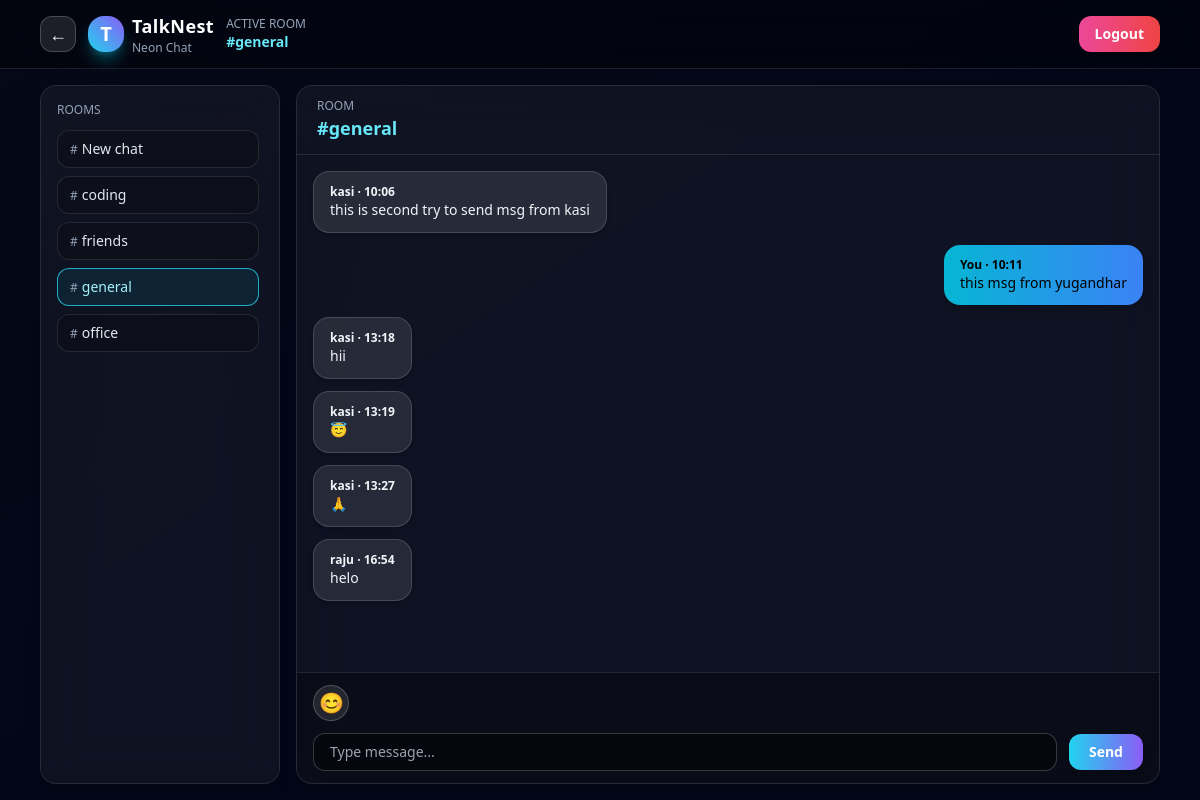
The app's page /room/general/ (signed in) with its own data.
### chat/models.py (models this page shows, shortened)
class ChatRoom(models.Model):
    name = models.CharField(max_length=255, unique=True)

class Message(models.Model):
    STATUS_CHOICES = [
        ("sent", "Sent"),
        ("delivered", "Delivered"),
        ("seen", "Seen"),
    ]
    user = models.ForeignKey(User, on_delete=models.CASCADE)
    room = models.ForeignKey(ChatRoom, on_delete=models.CASCADE, related_name="messages")
    text = models.TextField(blank=True, null=True)
    file = models.FileField(upload_to="uploads/", blank=True, null=True)
    msg_type = models.CharField(
        max_length=10,
        choices=[("text", "Text"), ("image", "Image"), ("file", "File")],
        default="text"
    )
    created_at = models.DateTimeField(auto_now_add=True)
    status = models.CharField(max_length=10, choices=STATUS_CHOICES, default="sent")

### chat/views.py (the view, shortened to what this page needs)
# urls.py: path("room/<str:room_name>/", views.room_view, name="room"),
@login_required
def room_view(request, room_name):
    room = get_object_or_404(ChatRoom, name=room_name)
    rooms = ChatRoom.objects.all().order_by("name")
    messages = Message.objects.filter(room=room).order_by("created_at")
    return render(request, "chat/room.html", {
        "room": room,
        "rooms": rooms,
        "messages": messages,
    })

### templates/chat/room.html (shortened to what this page needs)
<!DOCTYPE html>
<html lang="en">
<head>
    <script src="https://cdn.tailwindcss.com"></script>
</head>
<body class="min-h-screen bg-gradient-to-br from-[#050816] via-[#020617] to-[#020617] text-white flex flex-col">
<header class="w-full border-b border-white/10 bg-black/30 backdrop-blur-xl">
    <nav class="max-w-6xl mx-auto flex items-center justify-between px-4 py-3">
        <div class="flex items-center gap-3">
            <button onclick="history.back()"
                    class="w-9 h-9 rounded-xl bg-white/10 border border-white/20
                           flex items-center justify-center text-lg hover:bg-white/20 transition">
                ←
            </button>
            <a href="{% url 'room_list' %}" class="flex items-center gap-2">
                <div class="w-9 h-9 rounded-2xl bg-gradient-to-tr from-cyan-400 to-violet-500
                            flex items-center justify-center shadow-lg shadow-cyan-500/40">
                    <span class="text-xl font-black">T</span>
                </div>
                <div class="leading-5 hidden sm:block">
                    <p class="font-extrabold text-lg tracking-wide">TalkNest</p>
                    <p class="text-xs text-slate-400">Neon Chat</p>
                </div>
            </a>
            <div class="hidden sm:flex flex-col">
                <span class="text-xs uppercase text-slate-400">Active Room</span>
                <span class="text-sm font-semibold text-cyan-300">#{{ room.name }}</span>
            </div>
        </div>
        <div class="flex items-center gap-3">
            {% if user.is_authenticated %}
                <form method="post" action="{% url 'logout' %}">
                    <button
                        class="px-4 py-2 rounded-xl bg-gradient-to-r from-pink-500 to-red-500
                               text-sm font-semibold shadow-lg hover:shadow-pink-500/30 transition">
                        Logout
                    </button>
                </form>
            {% endif %}
        </div>
    </nav>
</header>
<main class="flex-1 max-w-6xl mx-auto w-full flex flex-col md:flex-row gap-4 px-4 py-4">
    <aside class="w-full md:w-60 bg-white/5 border border-white/10 rounded-2xl p-4 backdrop-blur-xl shadow-lg">
        <span class="text-xs uppercase text-slate-400 block mb-3">Rooms</span>
        <div class="space-y-2 max-h-72 overflow-y-auto pr-1 text-sm">
            {% for r in rooms %}
                <a href="{% url 'room' r.name %}"
                   class="block px-3 py-2 rounded-xl border
                   {% if r.name == room.name %}
                       border-cyan-400/80 bg-cyan-500/10 text-cyan-200
                   {% else %}
                       border-white/10 bg-black/20 text-slate-200 hover:border-cyan-400/60 hover:bg-cyan-500/10
                   {% endif %}
                   transition">
                    <span class="text-xs text-slate-400 mr-1">#</span>{{ r.name }}
                </a>
            {% endfor %}
        </div>
    </aside>
    <section class="flex-1 flex flex-col bg-white/5 border border-white/10 rounded-2xl backdrop-blur-xl shadow-xl overflow-hidden">
        <div class="px-5 py-3 border-b border-white/10">
            <p class="text-xs uppercase text-slate-400">Room</p>
            <p class="text-lg font-semibold text-cyan-300">#{{ room.name }}</p>
        </div>
        <div id="messages" class="flex-1 px-4 py-4 space-y-3 overflow-y-auto">
            {% for msg in messages %}
                {% if msg.user == request.user %}
                    <div class="flex justify-end">
                        <div class="max-w-[75%] rounded-2xl bg-gradient-to-r from-cyan-500 to-blue-500 px-4 py-3 shadow-lg text-black">
                            <div class="text-xs font-semibold">You · {{ msg.created_at|date:"H:i" }}</div>
                            <p class="text-sm break-words">{{ msg.text }}</p>
                        </div>
                    </div>
                {% else %}
                    <div class="flex justify-start">
                        <div class="max-w-[75%] rounded-2xl bg-white/10 border border-white/15 px-4 py-3 shadow-md text-slate-100">
                            <div class="text-xs font-semibold">{{ msg.user.username }} · {{ msg.created_at|date:"H:i" }}</div>
                            <p class="text-sm break-words">{{ msg.text }}</p>
                        </div>
                    </div>
                {% endif %}
            {% empty %}
                <p class="text-center text-slate-400 text-sm mt-4">No messages yet.</p>
            {% endfor %}
        </div>
        <form method="POST" class="border-t border-white/10 bg-black/30 px-4 py-3 flex flex-col gap-2">
            <div>
                <button type="button" id="emoji-toggle"
                        class="w-9 h-9 rounded-full bg-white/10 border border-white/20 flex items-center justify-center text-xl">
                    😊
                </button>
            </div>
            <div class="flex gap-3 items-center mt-1">
                <input
                    id="message-input"
                    name="message"
                    type="text"
                    autocomplete="off"
                    placeholder="Type message..."
                    class="flex-1 rounded-xl bg-black/40 border border-white/20 px-4 py-2 text-sm outline-none">
                <button type="submit"
                        class="px-5 py-2 rounded-xl bg-gradient-to-r from-cyan-400 to-violet-500 text-sm font-semibold shadow-lg">
                    Send
                </button>
            </div>
        </form>
    </section>
</main>
</body>
</html>

### records on screen
ChatRoom: name "general"
ChatRoom: name "New chat"
ChatRoom: name "coding"
ChatRoom: name "friends"
ChatRoom: name "office"
Message: user.username "kasi", created_at "10:06", text "this is second try to send msg from kasi"
Message: created_at "10:11", text "this msg from yugandhar"
Message: user.username "kasi", created_at "13:18", text "hii"
Message: user.username "kasi", created_at "13:19", text "😇"
Message: user.username "kasi", created_at "13:27", text "🙏"
Message: user.username "raju", created_at "16:54", text "helo"
